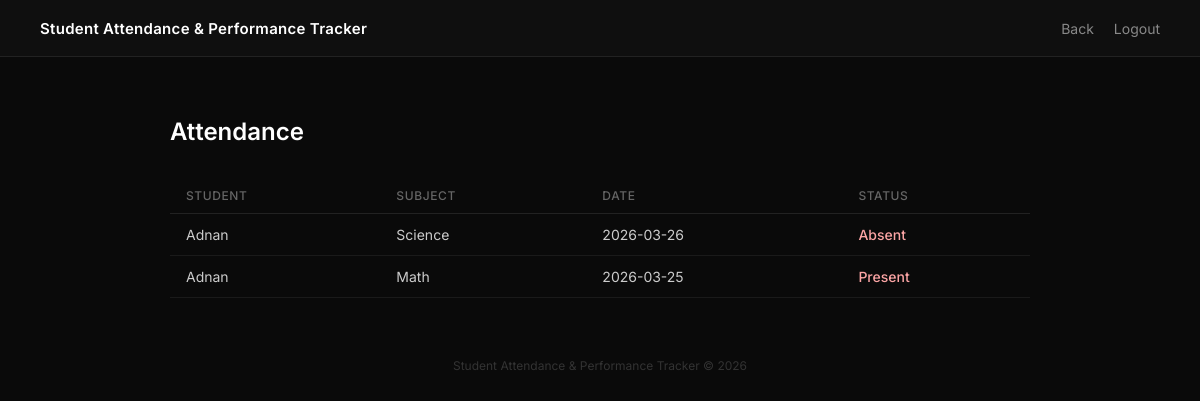
Before: /view_attendance.php (signed in) with the older database file.
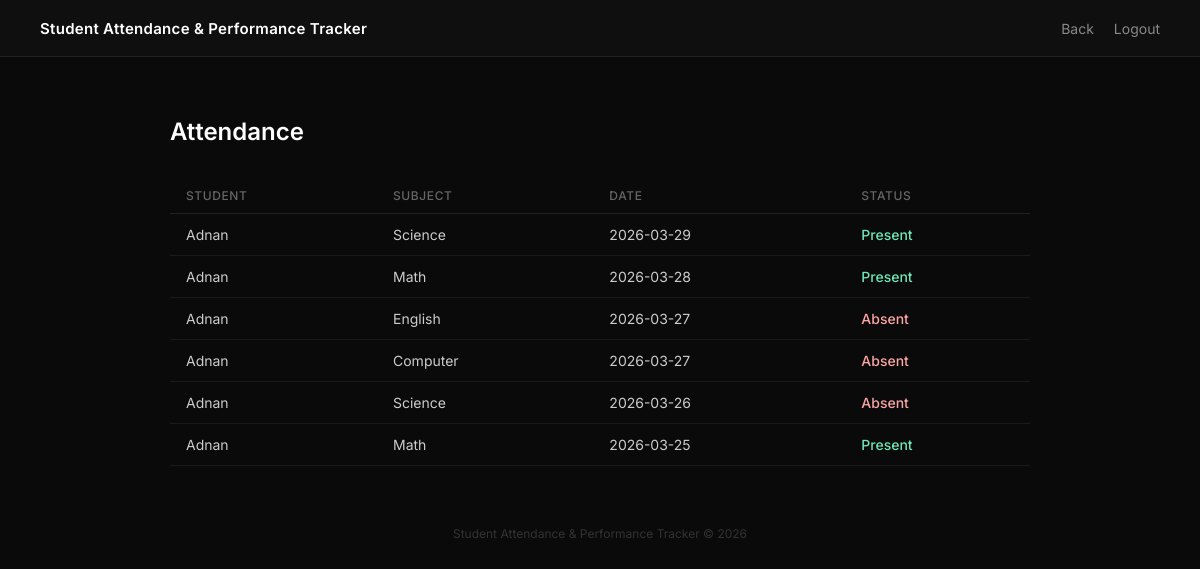
After: the same page with the newer database file.
### tables this page shows
CREATE TABLE `attendance` (
  `id` int(11) NOT NULL,
  `student_id` int(11) DEFAULT NULL,
  `subject_id` int(11) DEFAULT NULL,
  `date` date DEFAULT NULL,
  `status` enum('present','absent') DEFAULT NULL
);

CREATE TABLE `users` (
  `id` int(11) NOT NULL,
  `name` varchar(100) DEFAULT NULL,
  `email` varchar(100) DEFAULT NULL,
  `password` varchar(100) DEFAULT NULL,
  `role` enum('admin','teacher','student') NOT NULL
);

CREATE TABLE `subjects` (
  `id` int(11) NOT NULL,
  `subject_name` varchar(100) DEFAULT NULL
);

### view_attendance.php (the view, shortened to what this page needs)
<?php
include 'config.php';
if ($_SESSION['role'] == 'student') {
    $id = $_SESSION['user_id'];
    $query = "SELECT users.name, subjects.subject_name, attendance.date, attendance.status
              FROM attendance
              JOIN subjects ON attendance.subject_id = subjects.id
              JOIN users ON attendance.student_id = users.id
              WHERE attendance.student_id = '$id'
              ORDER BY attendance.date DESC";
} else {
    $query = "SELECT users.name, subjects.subject_name, attendance.date, attendance.status
              FROM attendance
              JOIN subjects ON attendance.subject_id = subjects.id
              JOIN users ON attendance.student_id = users.id
              ORDER BY attendance.date DESC";
}
$result = mysqli_query($conn, $query);
?>
<!DOCTYPE html>
<html>
<head>
    <link rel="stylesheet" href="style.css">
</head>
<body>
<div class="navbar">
    <h1>Student Attendance & Performance Tracker</h1>
    <div><a href="javascript:history.back()">Back</a><a href="logout.php">Logout</a></div>
</div>
<div class="container">
    <h2>Attendance</h2>
    <div class="table-wrap">
        <table>
            <tr><th>Student</th><th>Subject</th><th>Date</th><th>Status</th></tr>
            <?php while($r = mysqli_fetch_assoc($result)) {
                $color = $r['status'] == 'present' ? '#6ee7b7' : '#fca5a5';
            ?>
            <tr>
                <td><?php echo $r['name']; ?></td>
                <td><?php echo $r['subject_name']; ?></td>
                <td><?php echo $r['date']; ?></td>
                <td style="color:<?php echo $color; ?>; font-weight:500;"><?php echo ucfirst($r['status']); ?></td>
            </tr>
            <?php } ?>
        </table>
    </div>
</div>
<div class="footer">Student Attendance & Performance Tracker © 2026</div>
</body>
</html>

### style.css (style rules this page uses)
* { margin: 0; padding: 0; box-sizing: border-box; }
body { font-family: 'Inter', sans-serif; background: #0a0a0a; color: #e5e5e5; min-height: 100vh; }
.navbar { display: flex; justify-content: space-between; align-items: center; padding: 18px 40px; border-bottom: 1px solid #222; background: #0f0f0f; }
.navbar h1 { font-size: 15px; font-weight: 600; color: #fff; letter-spacing: 0.02em; }
.navbar a { color: #888; text-decoration: none; margin-left: 20px; font-size: 14px; transition: color 0.2s; }
.main, .container { max-width: 900px; margin: 60px auto; padding: 0 20px; }
h2 { font-size: 24px; font-weight: 600; margin-bottom: 32px; color: #fff; }
.table-wrap { overflow-x: auto; margin-top: 16px; }
table { width: 100%; border-collapse: collapse; font-size: 14px; }
th { text-align: left; padding: 10px 16px; color: #666; font-weight: 500; border-bottom: 1px solid #222; font-size: 12px; text-transform: uppercase; letter-spacing: 0.05em; }
td { padding: 12px 16px; border-bottom: 1px solid #1a1a1a; color: #ccc; }
.footer { text-align: center; margin-top: 60px; font-size: 12px; color: #333; padding-bottom: 40px; }

Changed rows visible on the page:
added attendance: student.name "Adnan", subject.subject_name "Science", date "2026-03-29", status "Present"
added attendance: student.name "Adnan", subject.subject_name "Math", date "2026-03-28", status "Present"
now on this page (row edited): attendance: student.name "Adnan", subject.subject_name "English", date "2026-03-27", status "Absent"
now on this page (row edited): attendance: student.name "Adnan", subject.subject_name "Computer", date "2026-03-27", status "Absent"
changed attendance (number 6 of 6 on the later page): status "Present" → "present" (drawn)
